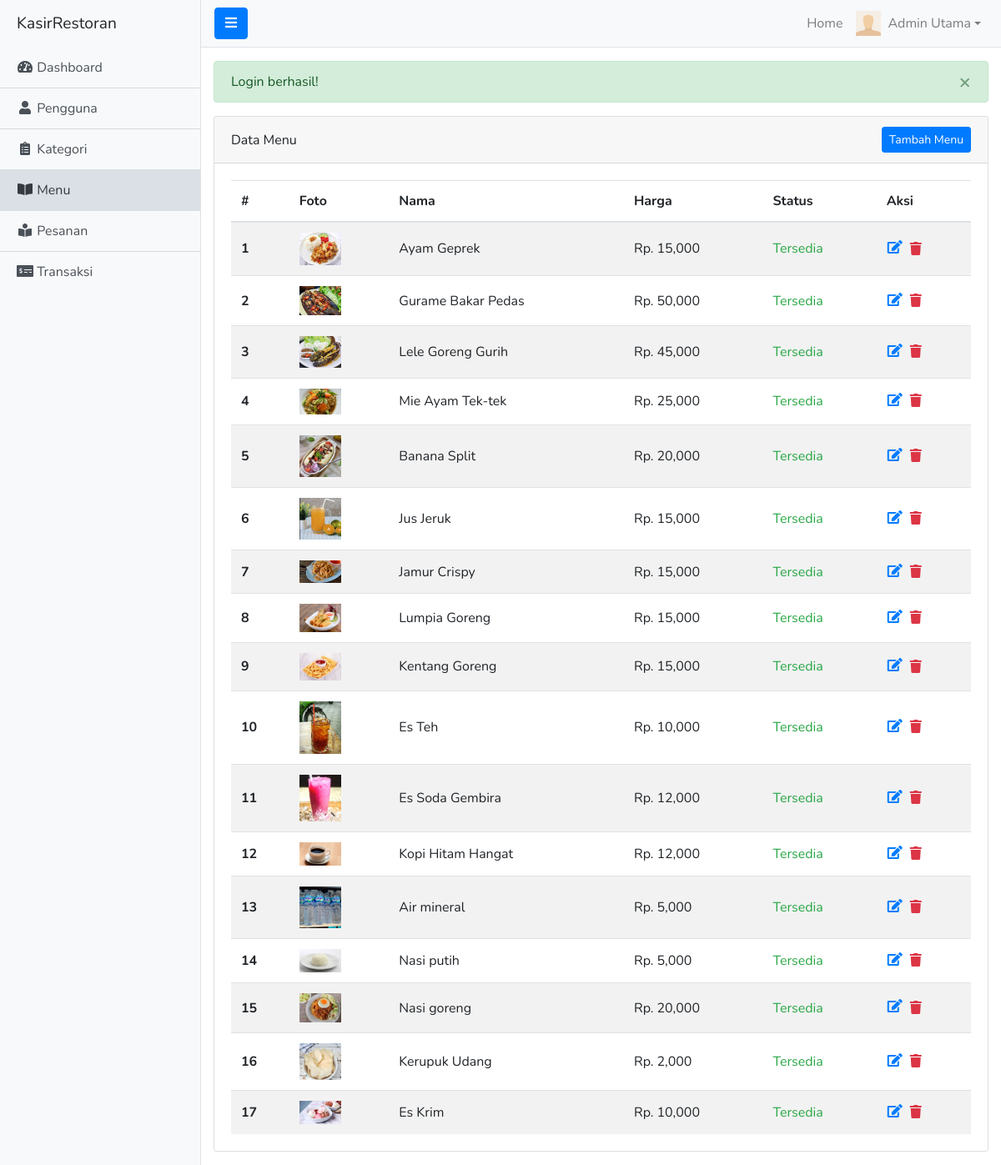
/admin/menu.php (signed in), run on the app's committed database.
### tables this page shows
CREATE TABLE `menu` (
  `id` int(11) NOT NULL,
  `nama` varchar(50) NOT NULL,
  `harga` double(50,0) NOT NULL,
  `foto` varchar(255) NOT NULL,
  `komposisi` text NOT NULL,
  `deskripsi` text NOT NULL,
  `status` tinyint(4) NOT NULL,
  `tgl_dibuat` timestamp NOT NULL DEFAULT current_timestamp(),
  `kategori_id` int(11) NOT NULL
);

### queries/admin/menu.php (called while the page is built, shortened)
<?php
$result = mysqli_query($conn, "SELECT * FROM menu");

### admin/menu.php (the view, shortened to what this page needs)
<?php require '../core.php'; ?>
<?php require ROOT_PATH . 'queries/admin/menu.php'; ?>
<?php $title = 'Menu'; ?>
<?php include ROOT_PATH . 'includes/admin/header.php'; ?>
<div class="d-flex" id="wrapper">
	<?php include ROOT_PATH . 'includes/admin/sidebar.php'; ?>
	<div id="page-content-wrapper">
		<?php include ROOT_PATH . 'includes/admin/navbar.php'; ?>
		<div class="container-fluid my-3">
			<?php flash('message') ?>
			<div class="card">
				<div class="card-header d-flex justify-content-between align-items-center">
					<span>Data Menu</span>
					<a href="<?= base_url('admin/menu-tambah.php') ?>" class="btn btn-sm btn-primary">Tambah Menu</a>
				</div>
				<div class="card-body">
					<table class="table table-striped mb-0">
						<thead>
							<tr>
								<th scope="col">#</th>
								<th scope="col">Foto</th>
								<th scope="col">Nama</th>
								<th scope="col">Harga</th>
								<th scope="col">Status</th>
								<th scope="col">Aksi</th>
							</tr>
						</thead>
						<tbody>
							<?php if (mysqli_num_rows($result) > 0): ?>
								<?php $i = 1; ?>
								<?php while ($row = mysqli_fetch_assoc($result)) : ?>
									<tr>
										<th scope="row" class="align-middle"><?= $i++ ?></th>
										<td class="align-middle"><img src="<?= base_url('') ?>/uploads/<?= $row['foto'] ?>" width="50"></td>
										<td class="align-middle"><?= $row['nama'] ?></td>
										<td class="align-middle">Rp. <?= number_format($row['harga'], 0) ?></td>
										<td class="align-middle text-<?= $row['status'] ? 'success' : 'danger' ?>"><?= $row['status'] ? 'Tersedia' : 'Kosong' ?></td>
										<td class="align-middle">
											<a href="<?= base_url('admin/menu-edit.php?id=' . $row['id']) ?>" class="text-primary"><i class="fas fa-fw fa-edit"></i></a>
											<form action="<?= base_url('queries/admin/menu-hapus.php') ?>" method="post" class="d-inline-block" onsubmit="return confirm('Yakin?')">
												<button class="btn btn-tranparent p-0 text-danger"><i class="fas fa-fw fa-trash"></i></button>
											</form>
										</td>
									</tr>
								<?php endwhile ?>
							<?php else : ?>
								<tr>
									<td colspan="6"><div class="text-danger text-center">Data Kosong!</div></td>
								</tr>
							<?php endif ?>
						</tbody>
					</table>
				</div>
			</div>
		</div>
	</div>
</div>
<?php include ROOT_PATH . 'includes/admin/footer.php'; ?>

### includes/admin/header.php (shortened to what this page needs)
<!DOCTYPE html>
<html lang="en">
<head>
  <link rel="stylesheet" href="https://cdn.jsdelivr.net/npm/bootstrap@4.5.3/dist/css/bootstrap.min.css">
  <link rel="stylesheet" href="https://cdnjs.cloudflare.com/ajax/libs/font-awesome/5.15.1/css/all.min.css" />
  <link rel="stylesheet" href="<?= base_url('assets/css/simple-sidebar.css') ?>">
  <link rel="stylesheet" href="<?= base_url('assets/css/style.css') ?>">
</head>
<body>

### includes/admin/sidebar.php
<div class="bg-light border-right" id="sidebar-wrapper">
	<div class="sidebar-heading"><?= SITE_NAME ?></div>
	<div class="list-group list-group-flush">
		<a href="<?= base_url('admin') ?>" class="list-group-item list-group-item-action bg-light <?= $title == 'Dashboard' ? 'active' : '' ?>">
			<i class="fas fa-fw fa-tachometer-alt"></i> Dashboard
		</a>
		<a href="<?= base_url('admin/pengguna.php') ?>" class="list-group-item list-group-item-action bg-light <?= $title == 'Pengguna' ? 'active' : '' ?>">
			<i class="fas fa-fw fa-user"></i> <?= $_SESSION['pengguna_level'] == 2 ? 'Pelanggan' : 'Pengguna' ?>
		</a>
		<a href="<?= base_url('admin/kategori.php') ?>" class="list-group-item list-group-item-action bg-light <?= $title == 'Kategori' ? 'active' : '' ?>">
			<i class="fas fa-fw fa-clipboard-list"></i> Kategori
		</a>
		<a href="<?= base_url('admin/menu.php') ?>" class="list-group-item list-group-item-action bg-light <?= $title == 'Menu' ? 'active' : '' ?>">
			<i class="fas fa-fw fa-book-open"></i> Menu
		</a>
		<a href="<?= base_url('admin/pesanan.php') ?>" class="list-group-item list-group-item-action bg-light <?= $title == 'Pesanan' ? 'active' : '' ?>">
			<i class="fas fa-fw fa-book-reader"></i> Pesanan
		</a>
		<a href="<?= base_url('admin/transaksi.php') ?>" class="list-group-item list-group-item-action bg-light <?= $title == 'Transaksi' ? 'active' : '' ?>">
			<i class="fas fa-fw fa-money-check-alt"></i> Transaksi
		</a>
	</div>
</div>

### includes/admin/navbar.php (shortened to what this page needs)
<nav class="navbar navbar-expand-lg navbar-light bg-light border-bottom">
	<button class="btn btn-primary" id="menu-toggle"><i class="fas fa-bars"></i></button>
	<div class="collapse navbar-collapse" id="navbarSupportedContent">
		<ul class="navbar-nav ml-auto mt-2 mt-lg-0 d-flex align-items-center">
			<li class="nav-item">
				<a class="nav-link" href="<?= base_url() ?>"> Home</a>
			</li>
			<li class="nav-item dropdown">
        <a class="nav-link dropdown-toggle d-flex align-items-center" href="#" id="navbarDropdown" role="button" data-toggle="dropdown" aria-haspopup="true" aria-expanded="false">
					<img src="<?= base_url('/uploads/' . $_SESSION['pengguna_foto']) ?>" width="30" height="30" class="my-n1">
					<span class="ml-2"><?= $_SESSION['pengguna_nama'] ?></span>
        </a>
      </li>
		</ul>
	</div>
</nav>

### core.php (shortened to what this page needs)
<?php
function base_url($path = '') {
	$path = ltrim($path, '/');
	return BASE_URL . $path;
}
function flash($name, $message = '', $class = 'success') {
	if ($message) {
		if (isset($_SESSION[$name])) {
			unset($_SESSION[$name]);
		}
		if (isset($_SESSION[$name . '_class'])) {
			unset($_SESSION[$name . '_class']);
		}
		$_SESSION[$name] = $message;
		$_SESSION[$name . '_class'] = $class;
	} elseif (!$message && isset($_SESSION[$name])) {
		$class = isset($_SESSION[$name . '_class']) ? $_SESSION[$name . '_class'] : '';
		echo '<div class="alert alert-'. $class .' alert-dismissible fade show" role="alert">
				  	' . $_SESSION[$name] . '
					<button type="button" class="close" data-dismiss="alert" aria-label="Close">
				    	<span aria-hidden="true">&times;</span>
					</button>
			  </div>';
	}
}

### includes/admin/footer.php
	</body>
</html>

### assets/css/simple-sidebar.css (style rules this page uses)
#wrapper { overflow-x: hidden; }
#sidebar-wrapper { min-height: 100vh; margin-left: -15rem; -webkit-transition: margin .25s ease-out; -moz-transition: margin .25s ease-out; -o-transition: margin .25s ease-out; transition: margin .25s ease-out; }
#sidebar-wrapper .sidebar-heading { padding: 0.875rem 1.25rem; font-size: 1.2rem; }
#sidebar-wrapper .list-group { width: 15rem; }
#page-content-wrapper { min-width: 100vw; }
@media (min-width: 768px) { #sidebar-wrapper { margin-left: 0; } }
@media (min-width: 768px) { #page-content-wrapper { min-width: 0; width: 100%; } }
.list-group-item:hover, .list-group-item.active { color: var(--dark) !important; background-color: #dae0e5 !important; border-color: #dae0e5 !important; }

### assets/css/style.css (style rules this page uses)
html, body { height: 100%; font-family: 'Nunito', sans-serif; scroll-behavior: smooth; }
#wrapper { position: relative; min-height: 100%; }

### data on the page
menu: foto (picture), nama "Ayam Geprek", harga "15,000", status "Tersedia"
menu: foto (picture), nama "Gurame Bakar Pedas", harga "50,000", status "Tersedia"
menu: foto (picture), nama "Lele Goreng Gurih", harga "45,000", status "Tersedia"
menu: foto (picture), nama "Mie Ayam Tek-tek", harga "25,000", status "Tersedia"
menu: foto (picture), nama "Banana Split", harga "20,000", status "Tersedia"
menu: foto (picture), nama "Jus Jeruk", harga "15,000", status "Tersedia"
menu: foto (picture), nama "Jamur Crispy", harga "15,000", status "Tersedia"
menu: foto (picture), nama "Lumpia Goreng", harga "15,000", status "Tersedia"
menu: foto (picture), nama "Kentang Goreng", harga "15,000", status "Tersedia"
menu: foto (picture), nama "Es Teh", harga "10,000", status "Tersedia"
menu: foto (picture), nama "Es Soda Gembira", harga "12,000", status "Tersedia"
menu: foto (picture), nama "Kopi Hitam Hangat", harga "12,000", status "Tersedia"
menu: foto (picture), nama "Air mineral", harga "5,000", status "Tersedia"
menu: foto (picture), nama "Nasi putih", harga "5,000", status "Tersedia"
menu: foto (picture), nama "Nasi goreng", harga "20,000", status "Tersedia"
menu: foto (picture), nama "Kerupuk Udang", harga "2,000", status "Tersedia"
menu: foto (picture), nama "Es Krim", harga "10,000", status "Tersedia"

### other printed values
SITE_NAME "KasirRestoran"
$_SESSION['pengguna_nama'] "Admin Utama"
$_SESSION[$name] "Login berhasil!"
